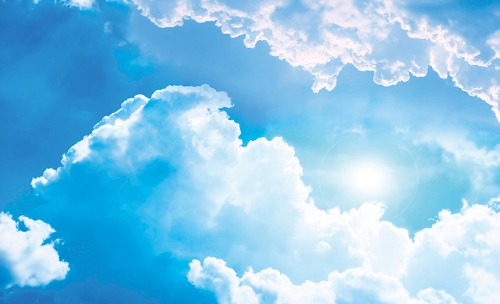
#> input picture test3.jpg, 500 x 304 px
$ python smoothCartoon.py
#> lines starting #> are read from the running program, lines starting #| are printed output that depends on the picture; after the words box and inside, x2 and y2 are one past the last pixel; in counts of white or black regions, pixels touching at a corner belong together
#> further down, input_image is the input picture: shape (304, 500, 3); mean B, G, R 233.2, 197.3, 132.5
import cv2
import numpy as np

def cartoonize(img):
  kernel_size = 3 # 3 7
  line_size = 7 # 3 7
  # Create Edge Mask
  gray = cv2.cvtColor(img, cv2.COLOR_BGR2GRAY) # convert image to grayScale
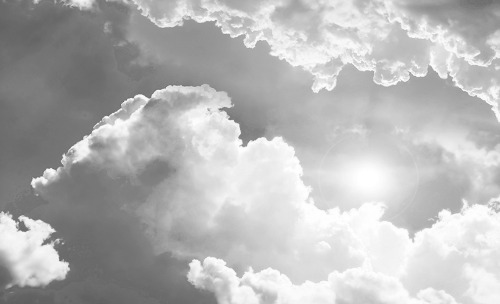
#> gray: shape (304, 500); min 93, max 255, mean 182
  gray_blur = cv2.medianBlur(gray, kernel_size) # Smoothing
  edges = cv2.adaptiveThreshold(gray_blur, 255, cv2.ADAPTIVE_THRESH_MEAN_C, cv2.THRESH_BINARY, line_size, kernel_size)
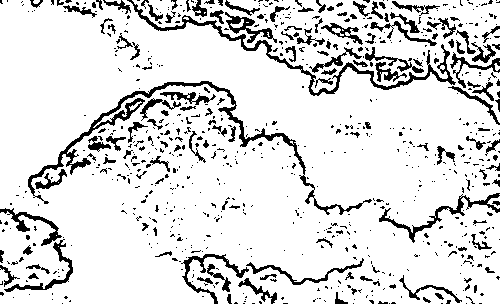
#> edges: shape (304, 500); 87% white; 754 black regions (607 under 20 px), largest, box (x1, y1, x2, y2) and area: (28, 81, 372, 215) 2473, (127, 0, 456, 96) 1773, (379, 193, 500, 243) 739
  edges = cv2.cvtColor(edges, cv2.COLOR_GRAY2BGR)

  blurred = cv2.bilateralFilter(img, d=10, sigmaColor=250,sigmaSpace=250) # reduce noise
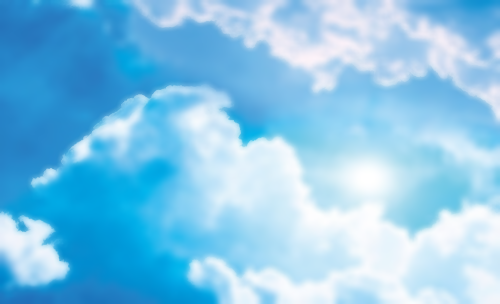
#> blurred: shape (304, 500, 3); mean B, G, R 233.2, 197.3, 132.5
  cartoon = cv2.bitwise_and(blurred, edges)
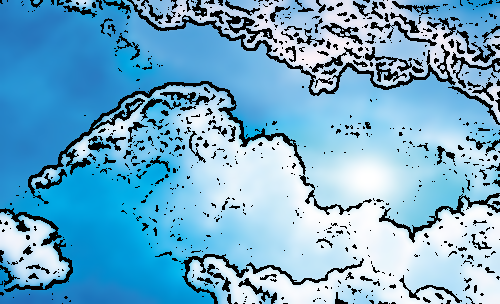
#> cartoon: shape (304, 500, 3); mean B, G, R 202.4, 170.8, 113.4
  return cartoon

# Read input image, return type is numpy.ndarray
input_image = cv2.imread('test3.jpg')

# Apply cartoonize effect
cartoon_image = cartoonize(input_image)

# Display the original and cartoon images
merge = np.hstack((input_image, cartoon_image))
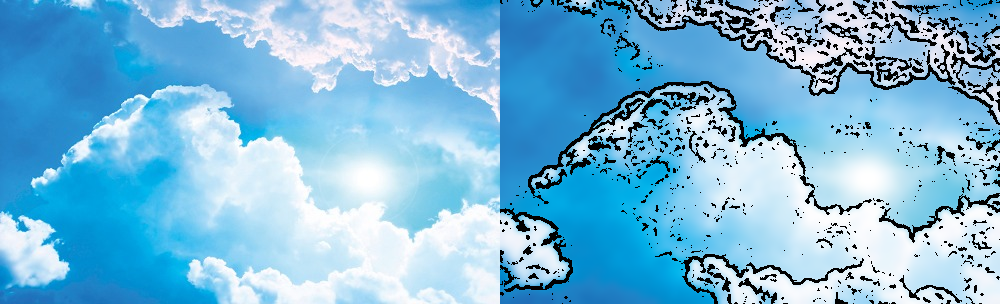
#> merge: shape (304, 1000, 3); mean B, G, R 217.8, 184, 123
cv2.imshow('Original Image | Cartoon Image', merge)
cv2.waitKey(0)
cv2.destroyAllWindows()
